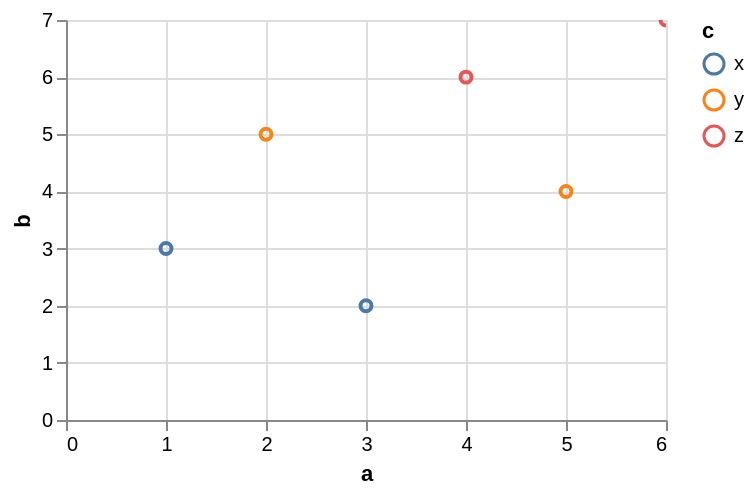

Describe this chart as a Vega-Lite specification.
### Vega-Lite specification from a JSON file in a GitHub repository (floating-point values rounded to 4 significant figures)
{"$schema": "https://vega.github.io/schema/vega-lite/v6.json", "data": {"values": [{"a": 1, "b": 3, "c": "x", "d": "2020-01-01"}, {"a": 2, "b": 5, "c": "y", "d": "2020-03-01"}, {"a": 3, "b": 2, "c": "x", "d": "2020-06-01"}, {"a": 4, "b": 6, "c": "z", "d": "2020-09-01"}, {"a": 5, "b": 4, "c": "y", "d": "2021-01-01"}, {"a": 6, "b": 7, "c": "z", "d": "2021-04-01"}]}, "width": 300, "height": 200, "params": [{"name": "grid", "select": "interval", "bind": "scales"}, {"name": "leg", "select": {"type": "point", "fields": ["c"]}, "bind": "legend"}], "mark": "point", "encoding": {"x": {"field": "a", "type": "quantitative"}, "y": {"field": "b", "type": "quantitative"}, "color": {"field": "c", "type": "nominal"}, "opacity": {"condition": {"param": "leg", "value": 1}, "value": 0.2}}}
